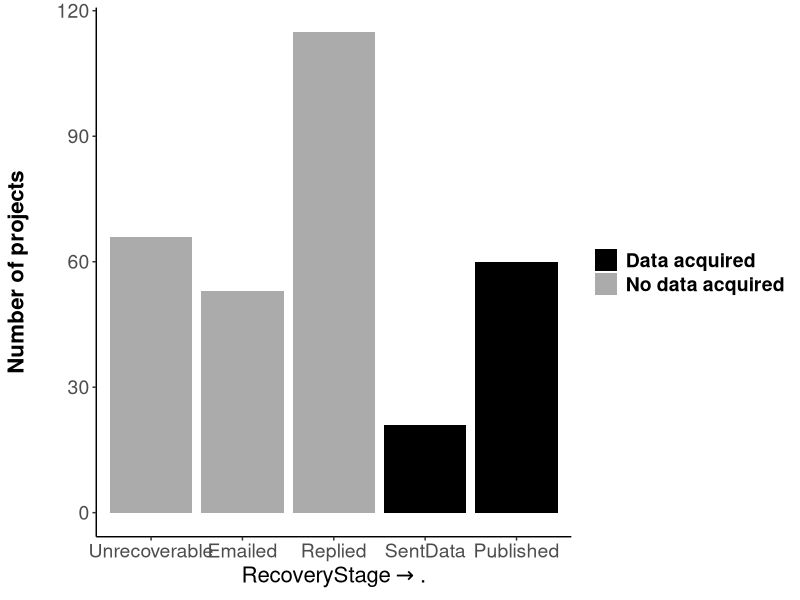
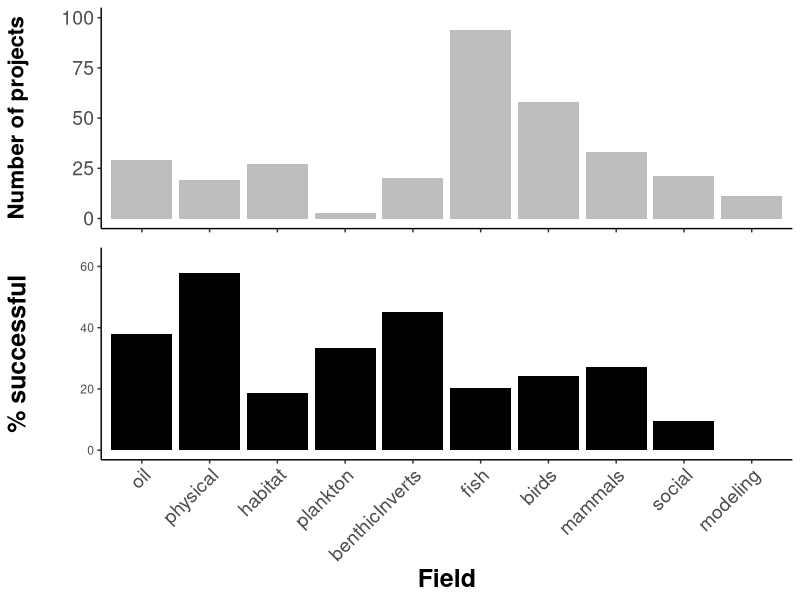
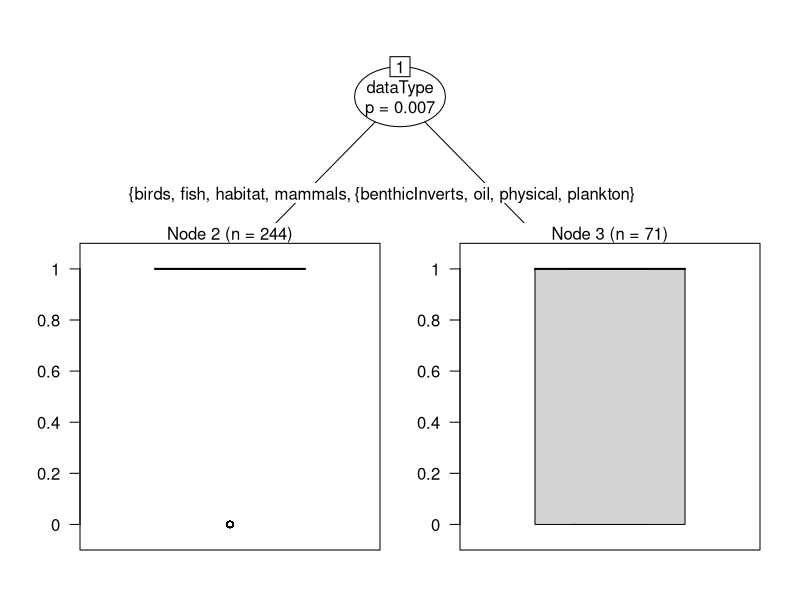
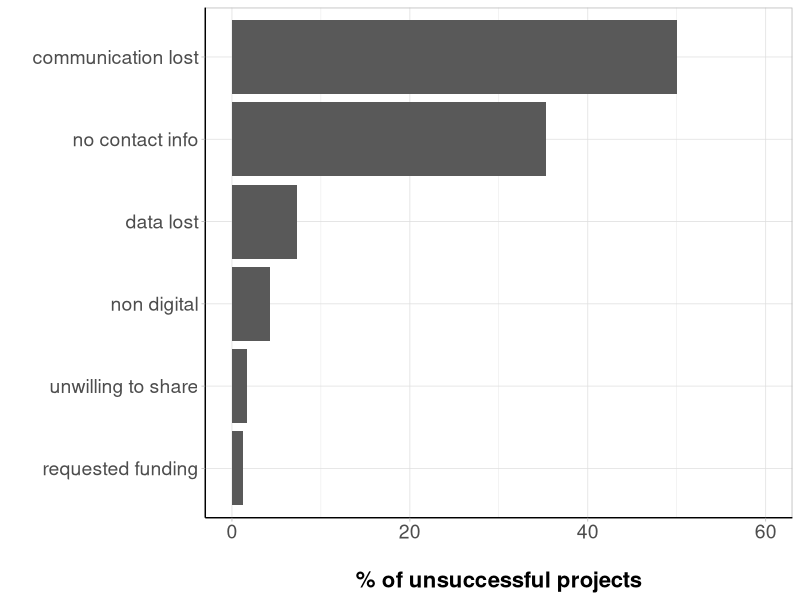
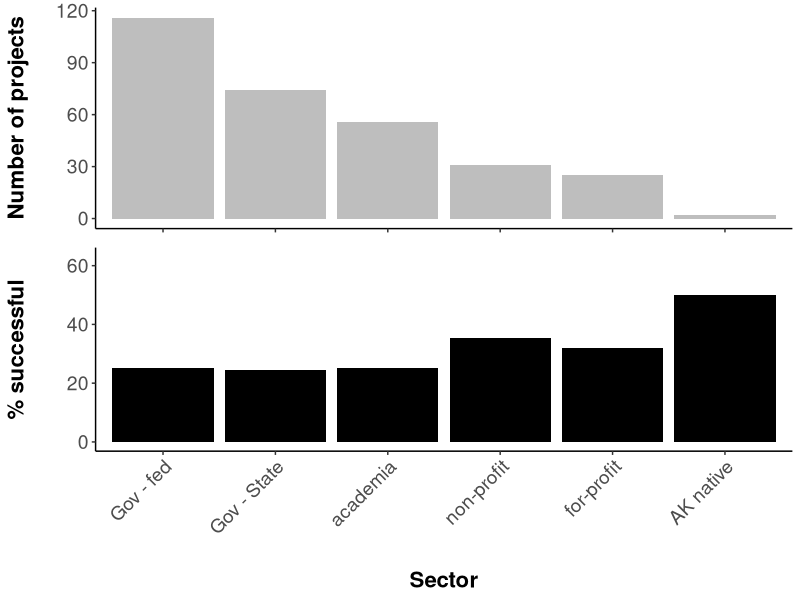
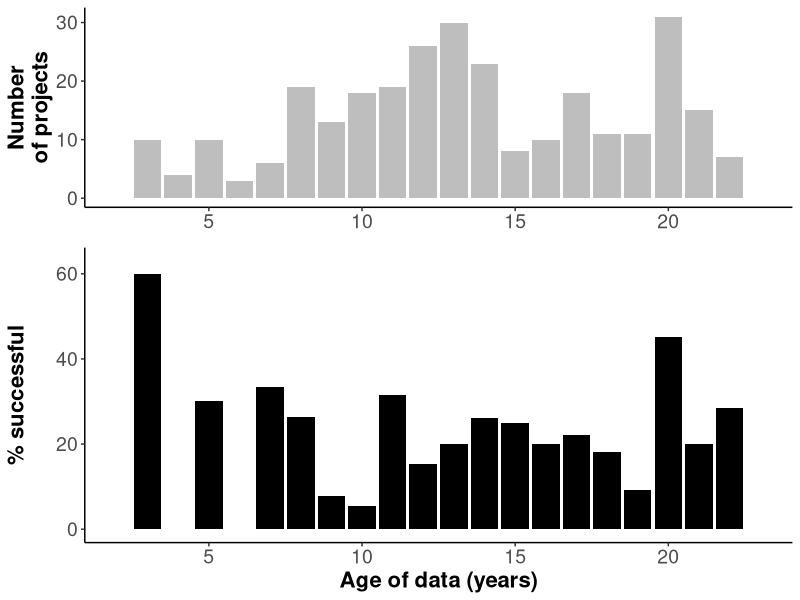
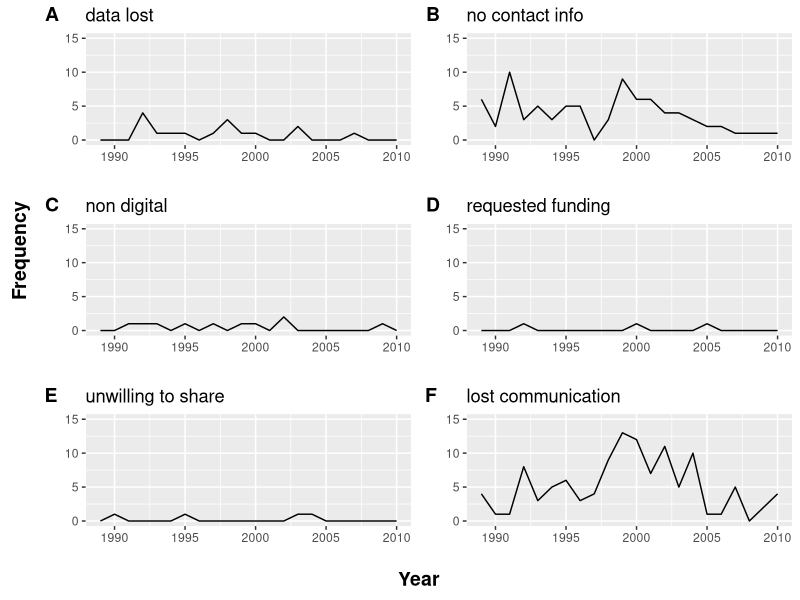

Reproduce these figures in R, in order.
## ---- chunk 1

library(knitr)
library(dplyr)
library(readr)
library(ggplot2)
library(reshape2)
library(grid)
library(gridExtra)
library(gtable)
library(cowplot)
library(party)

rslt=read.csv('data/evosArchResults.csv',header=T,stringsAsFactors=F)
rslt[rslt$Status=='published','Status']<-'Published'

rslt$succ=ifelse(rslt$Status %in% c('Published','SentData','Revised'),0,1) # success=0, not successful=1....why?
rslt$statSucc=ifelse(rslt$Status %in% c('Published','SentData','Revised'),1,2) # 1 = success, 2 = not successful

agDes=read.csv('data/ecoInfoAgencyDesig.csv',header=T,stringsAsFactors=T,col.names=c('agency','agGrp','agSubGrp'))
agDes$agGrp=gsub('nonProf','private',agDes$agGrp)

rslt2=merge(rslt,agDes,all.x=T)
rslt2=rslt2 %>%
  filter(!end>2010) 

rslt2$dataType<-gsub("biological-",'',rslt2$dataType)
## ---- chunk 2

overall=table(rslt2$Status)
overallLong=melt(overall)
colnames(overallLong)=c('Status','nDatasets')
overall2=overallLong %>%
  mutate(prop=nDatasets/sum(nDatasets))

possible=overallLong %>%
  filter(!Status=='Unrecoverable') %>%
  mutate(prop=nDatasets/sum(nDatasets))

statusOrd=c('Unrecoverable','Emailed','Replied','SentData','Revised','Published')
#rslt2$Status=as.factor(rslt2$Status,levels=statusOrd,ordered=T)
statGrey=c('Unrecoverable'='gray67',
             'Emailed'='gray67',
             'Replied'='gray67',
             'SentData'='black',
             'Revised'='black',
             'Published'='black')

stSuccCols=c("2"='gray67',"1"="black")

statPlot=ggplot()+
  geom_bar(data=rslt2,
                 aes(x=factor(Status,levels=statusOrd,ordered=T),fill=factor(statSucc)))+
  scale_fill_manual(name="Data obtained?",
                    breaks=c("1","2"),
                    values=stSuccCols,
                    labels=c("Data acquired", "No data acquired"))+
  theme(legend.title=element_blank())+
  theme(panel.grid.major = element_blank(),
        panel.grid.minor = element_blank(),
        panel.border = element_blank(),
        panel.background = element_blank())+
  #theme(axis.text.x = element_text(angle=90))+
  xlab(expression(RecoveryStage %->% .))+ # %->%, symbol(/256)
  ylab('Number of projects\n')+
  #ggtitle('Projects status')+
  theme(axis.text=element_text(size=14),
        title=element_text(size=16,face="bold"),
        legend.text = element_text(size = 14, face = "bold"))+
  theme(axis.line.x = element_line(color="black"),
        axis.line.y = element_line(color="black"))

statPlot

## ---- chunk 3

catYN=as.data.frame(table(rslt2$dataType,rslt2$succ))
colnames(catYN)=c('category','succ','nDatasets')

fldYN=catYN %>%
  group_by(category) %>%
  mutate(grpTots=sum(nDatasets)) %>%
  mutate(prop=nDatasets/grpTots)

fldYN$category=factor(fldYN$category,levels=c("oil","physical","habitat",'plankton','benthicInverts','fish','birds','mammals',"social","modeling"))

##### all fields

fieldNDs=ggplot(fldYN[fldYN$succ==0,],aes(x=category,y=grpTots))+
  geom_bar(stat = "identity",fill="grey")+
  theme(axis.line=element_line('black'),
        panel.grid.major = element_blank(),
        panel.grid.minor = element_blank(),
        panel.border = element_blank(),
        panel.background = element_blank())+
  theme(axis.text.x = element_blank(),
        axis.title.x = element_blank())+
  ylim(0,100)+
  ylab('Number of projects\n')+
  theme(axis.text=element_text(size=14),
        title=element_text(size=16,face="bold"))+
  theme(axis.line.x = element_line(color="black"),
        axis.line.y = element_line(color="black"))
  
fieldPerc=ggplot(fldYN[fldYN$succ==0,],aes(x=category,y=(prop*100)))+
  geom_bar(stat = "identity",fill="black")+
  scale_x_discrete(labels=c("oil","physical","habitat",'plankton','benthicInverts','fish','birds','mammals',"social","modeling"))+
  theme(axis.line=element_line('black'),
        panel.grid.major = element_blank(),
        panel.grid.minor = element_blank(),
        panel.border = element_blank(),
        panel.background = element_blank(),
        axis.text.x = element_text(angle=45,size = 14,vjust = 1,hjust = 1))+
  xlab('Field')+
  ylab('% successful\n')+
  ylim(0,63)+
  theme(title=element_text(size=18,face="bold"),
        axis.line.x = element_line(color="black"),
        axis.line.y = element_line(color="black"))
  # annotate("text", x = 1, y=broadDf$prop[[3]]*100+2, label = as.character(broadDf[broadDf$category=="physical" & broadDf$succ==0,"grpTots"]))+
  # annotate("text", x = 2, y=broadDf$prop[[9]]*100+2, label = as.character(broadDf[broadDf$category=="biological" & broadDf$succ==0,"grpTots"]))+
  #annotate("text", x = 3, y=broadDf$prop[[4]]*100+1, label = "*",size=7) #as.character(broadDf[broadDf$category=="social" & broadDf$succ==0,"grpTots"]))+
  # annotate("text", x = 4, y=broadDf$prop[[2]]*100+2, label = as.character(broadDf[broadDf$category=="oil" & broadDf$succ==0,"grpTots"]))+
  # annotate("text", x = 5, y=broadDf$prop[[1]]*100+2, label = as.character(broadDf[broadDf$category=="modeling" & broadDf$succ==0,"grpTots"]))


plot_grid(fieldNDs,fieldPerc, ncol = 1, rel_heights=c(1,1.5),align="v")

## ---- chunk 4
rslt2$dataType<-factor(rslt2$dataType)
partreeBio<-ctree(succ~agSubGrp+end+dataType,data=rslt2)

plot(partreeBio)
## ---- chunk 5
reas=rslt2 %>%
  filter(Status=='Unrecoverable') %>%
  filter(!reason=="no data generated") %>%
  filter(!reason=="data uvailable") %>%
  select(Status,reason)
reasTab=as.data.frame(table(reas$reason))
colnames(reasTab)=c('reason','nDatasets')

## add in status = 'emailed' to 'no contact info' & status = "replied" to unwilling to share? ...discuss with group

reasTab[reasTab$reason=='no contact info',"nDatasets"] <- (reasTab[reasTab$reason=='no contact info',"nDatasets"] + length(rslt2[rslt2$Status=='Emailed','Status'])) 

levels(reasTab$reason)=c(levels(reasTab$reason),'communication lost')

reasTab[6,]<-c('communication lost', length(rslt2[rslt2$Status=='Replied','Status'])+1)# +1 for one of the 'data unavailable' datasets, add the other to "data lost"
reasTab[1,2]<-as.numeric(as.character(reasTab[reasTab$reason=="data lost","nDatasets"]))+1

reasTab<-arrange(reasTab,as.numeric(nDatasets))
reasTab$reason<-factor(reasTab$reason,levels = reasTab$reason,ordered = T)

reasTot=sum(as.numeric(reasTab$nDatasets))
reasTab$perc=as.numeric(reasTab$nDatasets)/reasTot

whyNot<-ggplot(reasTab,aes(x=reason,y=as.numeric(perc)*100))+
  geom_bar(stat = "identity")+
  coord_flip()+
  #scale_x_discrete(breaks = seq(0,60,by=10), labels=seq(0,60,by=10)) +
  theme(axis.line=element_line('black'),
        panel.grid.major = element_blank(),
        panel.grid.minor = element_blank(),
        panel.border = element_blank(),
        panel.background = element_blank())+
  theme_light()+
  ylim(0,60)+
  xlab('')+
  ylab('\n% of unsuccessful projects')+
  #ggtitle('Why are data not recovered?')+
  theme(axis.text=element_text(size=14),
        title=element_text(size=16,face="bold"))+
  theme(axis.line.x = element_line(color="black"),
        axis.line.y = element_line(color="black")) ## *** add each n as text above bar
whyNot
## ---- chunk 6
secSubYN=as.data.frame(table(rslt2$agSubGrp,rslt2$succ))
colnames(secSubYN)=c('subSector','succ','nDatasets')

secSubYN2=secSubYN %>%
  group_by(subSector) %>%
  mutate(grpTots=sum(nDatasets)) %>%
  mutate(prop=nDatasets/grpTots)
secSubYN2$subSector=factor(secSubYN2$subSector,levels=c("gov_fed","gov_state","academia","nonProf","private","tribe"),ordered = T)

subSecNds=ggplot(secSubYN2,aes(x=subSector,y=nDatasets))+
  geom_bar(stat = "identity",fill="grey")+
  theme(axis.line=element_line('black'),
        panel.grid.major = element_blank(),
        panel.grid.minor = element_blank(),
        panel.border = element_blank(),
        panel.background = element_blank())+
  theme(axis.text.x = element_blank(),
        axis.title.x = element_blank())+
  ylab('Number of projects\n')+
  theme(axis.text=element_text(size=14),
        title=element_text(size=16,face="bold"))+
  theme(axis.line.x = element_line(color="black"),
        axis.line.y = element_line(color="black"))

subSecPerc=ggplot(secSubYN2[secSubYN2$succ==0,],aes(x=subSector,y=as.numeric(prop*100)))+
  geom_bar(stat = "identity",fill="black")+
  scale_x_discrete(breaks=levels(secSubYN2$subSector),
                   labels=c("Gov - fed","Gov - State","academia","non-profit","for-profit","AK native"))+
  theme(axis.line=element_line('black'),
        panel.grid.major = element_blank(),
        panel.grid.minor = element_blank(),
        panel.border = element_blank(),
        panel.background = element_blank(),
        axis.text.x = element_text(angle=45,size = 14,vjust = 1,hjust = 1))+
  xlab('\nSector')+
  ylab('% successful\n')+
  ylim(0,63)+
  #ggtitle('Percent success by research sector type')+
  theme(axis.text=element_text(size=14),
        title=element_text(size=16,face="bold"))+
  theme(axis.line.x = element_line(color="black"),
        axis.line.y = element_line(color="black"))
  # annotate("text", x = 1, y=secSubYN2$prop[[2]]*100+3, label = as.character(secSubYN2[secSubYN2$subSector=="gov_fed" & secSubYN2$succ==0,"grpTots"]))+
  # annotate("text", x = 2, y=secSubYN2$prop[[3]]*100+3, label = as.character(secSubYN2[secSubYN2$subSector=="gov_state" & secSubYN2$succ==0,"grpTots"]))+
  # annotate("text", x = 3, y=secSubYN2$prop[[1]]*100+3, label = as.character(secSubYN2[secSubYN2$subSector=="academia" & secSubYN2$succ==0,"grpTots"]))+
  # annotate("text", x = 4, y=secSubYN2$prop[[4]]*100+3, label = as.character(secSubYN2[secSubYN2$subSector=="nonProf" & secSubYN2$succ==0,"grpTots"]))+
  # annotate("text", x = 5, y=secSubYN2$prop[[5]]*100+3, label = as.character(secSubYN2[secSubYN2$subSector=="private" & secSubYN2$succ==0,"grpTots"]))+
  # annotate("text", x = 6, y=secSubYN2$prop[[6]]*100+3, label = as.character(secSubYN2[secSubYN2$subSector=="tribe" & secSubYN2$succ==0,"grpTots"]))

# grid.arrange(subSecNds, subSecPerc, ncol = 1, heights=c(1,1.75))
plot_grid(subSecNds, subSecPerc, ncol = 1, rel_heights=c(1,1.5),align="v")

## ---- chunk 7

rslt2$succ<-ifelse(rslt2$Status %in% c('Unrecoverable','Emailed','Replied'),1,0)

endYr=rslt2 %>%
  filter(!end<1989) %>%
  filter(!end>2010) %>%
  select(succ,end)

endYrs=as.data.frame(table(endYr$end,endYr$succ))
colnames(endYrs)=c('year','succ','freq')
endYrs<- mutate(endYrs,since=(2012-as.numeric(paste(endYrs$year))))

yrsPropEnd<-endYrs %>%
  group_by(as.character(year)) %>%
  mutate(yrSum=sum(freq)) %>%
  mutate(prop=freq/yrSum)

yrsNds=ggplot(yrsPropEnd[yrsPropEnd$succ==0,],aes(x=since,y=yrSum)) +
  geom_bar( stat="identity",fill="grey")+
  theme(axis.line=element_line('black'),
        panel.grid.major = element_blank(),
        panel.grid.minor = element_blank(),
        panel.border = element_blank(),
        panel.background = element_blank(),
        axis.title.y=element_text(color="black"),
        axis.title.x=element_blank())+
  xlim(min(endYrs$since),max(endYrs$since))+
  #ylim(0,100)+ 
  #xlab('Years since funding award')+
  ylab('Number\nof projects')+
  theme(legend.position="none",
        axis.text=element_text(size=14),
        title=element_text(size=16,face="bold"),
        axis.line.x = element_line(color="black"),
        axis.line.y = element_line(color="black"))


yrsPerc=ggplot(yrsPropEnd[yrsPropEnd$succ==0,],aes(x=since,y=as.numeric(prop*100)))+
  geom_bar(stat = "identity",fill="black")+
  xlim(min(endYrs$since),max(endYrs$since))+
  theme(axis.line=element_line('black'),
        panel.grid.major = element_blank(),
        panel.grid.minor = element_blank(),
        panel.border = element_blank(),
        panel.background = element_blank())+
  xlab('Age of data (years)')+
  ylab('% successful\n')+
  ylim(0,63)+
  theme(axis.text=element_text(size=14),
        title=element_text(size=16,face="bold"))+
  theme(axis.line.x = element_line(color="black"),
        axis.line.y = element_line(color="black"))

# grid.arrange(yrsNds, yrsPerc, ncol = 1, heights=c(1,1.5))
plot_grid(yrsNds, yrsPerc, ncol = 1, rel_heights=c(1,1.5),align="v")
## ---- chunk 8
reas2a=rslt2 %>%
  #filter(!reason=="no data generated") %>%
  #filter(!reason=="data uvailable") %>%
  filter(Status %in% c('Unrecoverable',"Emailed","Replied")) %>%
  select(Status,reason,end,agSubGrp,dataType)
reas2a[reas2a$Status=="Emailed","reason"]<-"no contact info"
reas2a[reas2a$Status=="Replied","reason"]<-"lost communication"

reas2<-filter(reas2a,!reason %in% c("no data generated","data uvailable"))

reasYr=as.data.frame(with(reas2,table(reason,end)))

DL = ggplot(data=reasYr[reasYr$reason=="data lost",],aes(as.numeric(as.character((end))),Freq)) +
  geom_line() +
  ylim(0,15) +
  xlim(1989,2010) +
  xlab("") +
  ylab("")+
  ggtitle("data lost")

NCI = ggplot(data=reasYr[reasYr$reason=="no contact info",],aes(as.numeric(as.character((end))),Freq)) +
  geom_line() +
  ylim(0,15) +
  xlim(1989,2010) +
  xlab("") +
  ylab("")+
  ggtitle("no contact info")

ND = ggplot(data=reasYr[reasYr$reason=="non digital",],aes(as.numeric(as.character((end))),Freq)) +
  geom_line() +
  ylim(0,15) +
  xlim(1989,2010) +
  xlab("") +
  ylab("")+
  ggtitle("non digital")

RF = ggplot(data=reasYr[reasYr$reason=="requested funding",],aes(as.numeric(as.character((end))),Freq)) +
  geom_line() +
  ylim(0,15) +
  xlim(1989,2010) +
  xlab("") +
  ylab("") +
  ggtitle("requested funding")

US = ggplot(data=reasYr[reasYr$reason=="unwilling to share",],aes(as.numeric(as.character((end))),Freq)) +
  geom_line() +
  ylim(0,15) +
  xlim(1989,2010) +
  ylab("")+
  xlab("") +
  ggtitle("unwilling to share")

LC = ggplot(data=reasYr[reasYr$reason=="lost communication",],aes(as.numeric(as.character((end))),Freq)) +
  geom_line() +
  ylim(0,15) +
  xlab("") +
  ylab("")+
  ggtitle("lost communication")

yAxLab <- ggdraw() + draw_label("Frequency", fontface='bold',angle = 90,hjust=0)
xAxLab <- ggdraw() + draw_label("Year", fontface='bold',vjust=0)

pYr<-plot_grid(DL,NCI,ND,RF,US,LC,labels="AUTO", ncol = 2,align="v")
xPlot<-plot_grid(pYr,xAxLab,ncol=1,rel_heights = c(1,0.05))
plot_grid(yAxLab,xPlot,ncol=2,rel_widths = c(0.05,1))
